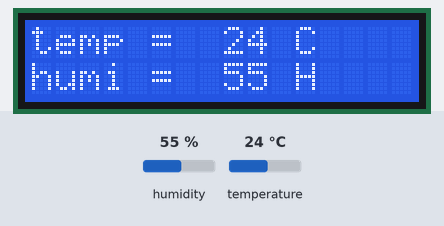
The sketch below on a simulated Arduino Uno, built with avr-gcc and run on an emulated ATmega328P. On the bench: 16×2 character LCD. Inputs (shaded band) come from the test bench; at power-on: humidity 55 %, temperature 24 °C. What the sketch prints to the serial monitor is not drawn.

Above: at 1.2 s.
1.3 s: humidity set to 22 %
At 3.3 s:
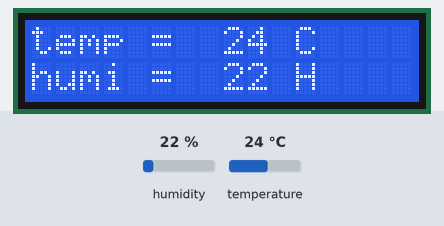
3.6 s: temperature set to 12 °C
At 5.0 s:
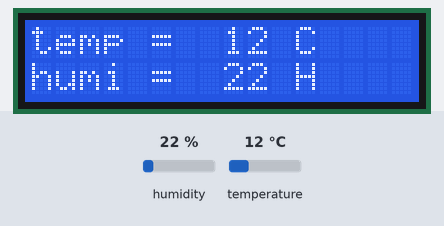
5.7 s: humidity set to 40 %
At 7.5 s:
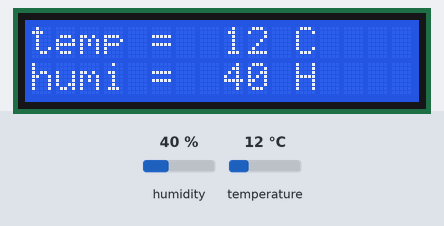
7.8 s: temperature set to 19 °C
At 9.3 s:
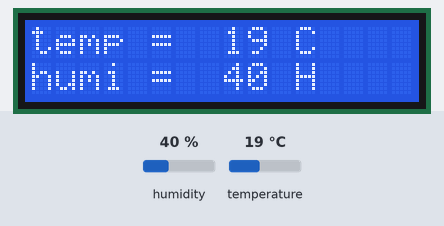
Timing chart, 0 to 10.8 s (numbered marks = the images above; inputs shaded):
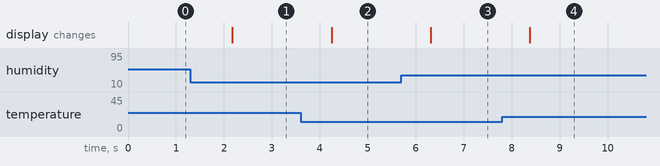

The sketch:

A10-2.ino
```cpp
#include <SimpleDHT.h>
#include <LiquidCrystal_I2C.h>

int DHT_Pin = 9;
SimpleDHT11 dht11(DHT_Pin);
byte temp = 0;
byte humi = 0;

LiquidCrystal_I2C lcd (0x27,16,2);

void setup() {
  // put your setup code here, to run once:
  lcd.init();
  lcd.backlight();
  lcd.setCursor(0, 0);
  lcd.print("temp = ");
  lcd.setCursor(0,1);
  lcd.print("humi = ");
  Serial.begin(9600);

}

void loop() {
  // put your main code here, to run repeatedly:
int err = dht11.read(&temp,&humi,NULL);
if (err != SimpleDHTErrSuccess){
  Serial.print("Read DHT11 Failed, err =");
  Serial.println(err);
  delay(1000);
  return;
}
Serial.print("Sample OK : ");
Serial.print((int)temp); Serial.print(" *C, ");
Serial.print((int)humi); Serial.println(" H");
  lcd.setCursor(8,0);
  lcd.print((int)temp); lcd.print (" C");
  lcd.setCursor(8,1);
  lcd.print((int)humi); lcd.print(" H");

delay(1000);

}
```

Measured:
- after the input at 1.3 s, the display: changes after 0.88 s (image 1)
- after the input at 3.6 s, the display: changes after 0.64 s (image 2)
- after the input at 5.7 s, the display: changes after 0.61 s (image 3)
- after the input at 7.8 s, the display: changes after 0.58 s (image 4)
